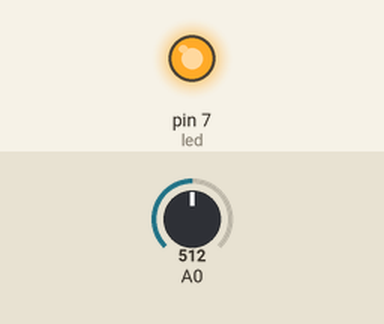
The sketch below on a simulated Arduino Uno, built with avr-gcc and run on an emulated ATmega328P. On the bench: output pins drawn as LEDs (lit = HIGH). Inputs (shaded band) come from the test bench; at power-on: A0 = 512.

Above: at 4.8 s.
4.9 s: A0 set to 0
10.0 s: A0 set to 122
At 10.73 s:
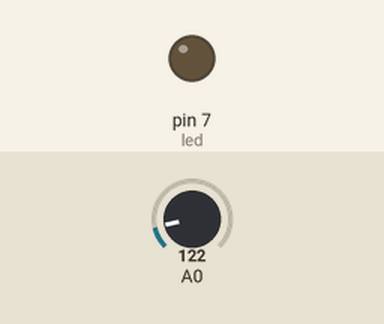
Timing chart, 0 to 21.1 s (numbered marks = the images above; inputs shaded):
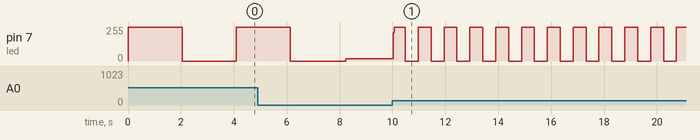

The sketch:

sketch_feb20a.ino.ino
```cpp
int led = 7;
void setup() {
  pinMode(led,OUTPUT);
}

void loop() {
  int reading = analogRead(A0);
  digitalWrite(led,HIGH);
  delay(reading * 4);
  digitalWrite(led,LOW);
  delay(reading * 4);
}
```

Measured:
- after the input at 10.0 s, pin 7 (led): 16/255 → 211/255 at once, then repeats every 0.90 s: 255/255 0.42 s, 0/255 0.49 s
